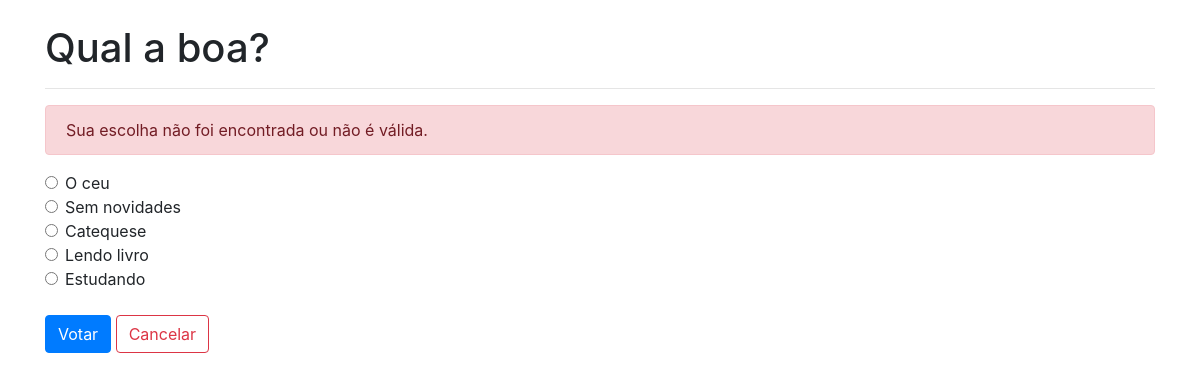
The page /polls/1/vote/ on the database its author committed.
### polls/models.py (models this page shows)
class Question(models.Model):
    question_text = models.CharField(max_length=200, verbose_name='Questão')
    pub_date = models.DateTimeField(verbose_name='Data publicada')
    def was_published_recently(self):
        now = timezone.now()
        return now - datetime.timedelta(days=1) <= self.pub_date <= now
    was_published_recently.admin_order_field = 'pub_date'
    was_published_recently.boolean = True
    was_published_recently.short_description = 'Publicado recentemente'
    def __str__(self):
        return self.question_text
    class Meta():
        ordering = ('-pub_date',)
        verbose_name = 'Questão'
        verbose_name_plural = 'Questões'

class Choice(models.Model):
    question = models.ForeignKey(Question, on_delete=models.CASCADE)
    choice_text = models.CharField(max_length=200, verbose_name='Escolha')
    votes = models.IntegerField(default=0, verbose_name='Votos')
    def __str__(self):
        return self.choice_text
    class Meta():
        ordering = ('-votes',)
        verbose_name = 'Escolha'
        verbose_name_plural = 'Escolhas'

### polls/views.py (the view)
# urls.py: path('<int:question_id>/vote/', views.vote, name='vote'),
def vote(request, question_id):
    question = get_object_or_404(Question, pk=question_id)
    try:
        selected_choice = question.choice_set.get(pk=request.POST['choice'])
    except (KeyError, Choice.DoesNotExist):
        return render(request, 'polls/detail.html', {
            'question': question,
            'error_message': 'Sua escolha não foi encontrada ou não é válida.'
        })
    else:
        selected_choice.votes += 1
        selected_choice.save()
        print('opaa')
        return HttpResponseRedirect(reverse('polls:results', args=(question.id,)))

### polls/templates/polls/detail.html (shortened to what this page needs)
{% load static %}
<link rel="stylesheet" type="text/css" href="{% static 'polls/bootstrap.min.css' %}" />
<div class="container">
    <br />
    <h1>{{ question }}</h1>
    <hr />
{% if error_message %}
    <div class="alert alert-danger">
        {{ error_message }}
    </div>
{% endif %}
<form action="{% url 'polls:vote' question.id %}" method="POST">
    <div class="form-check">
        {% for choice in question.choice_set.all %}
            <input class="form-check-input" type="radio" name="choice" id="choice-{{ forloop.counter }}" value="{{ choice.id }}" />
            <label class="form-check-label" for="choice-{{ forloop.counter }}">{{ choice }}</label>
            <br />
        {% endfor %}
    </div>
    <br />
    <input class="btn btn-primary" type="submit" value="Votar" />
    <a class="btn btn-outline-danger" href="/polls/">Cancelar</a>
</form>
</div>

### rows shown on the page
Question: question_text "Qual a boa?"
Choice: choice_text "O ceu"
Choice: choice_text "Sem novidades"
Choice: choice_text "Catequese"
Choice: choice_text "Lendo livro"
Choice: choice_text "Estudando"

### other values the page prints
{{ error_message }} "Sua escolha não foi encontrada ou não é válida."
